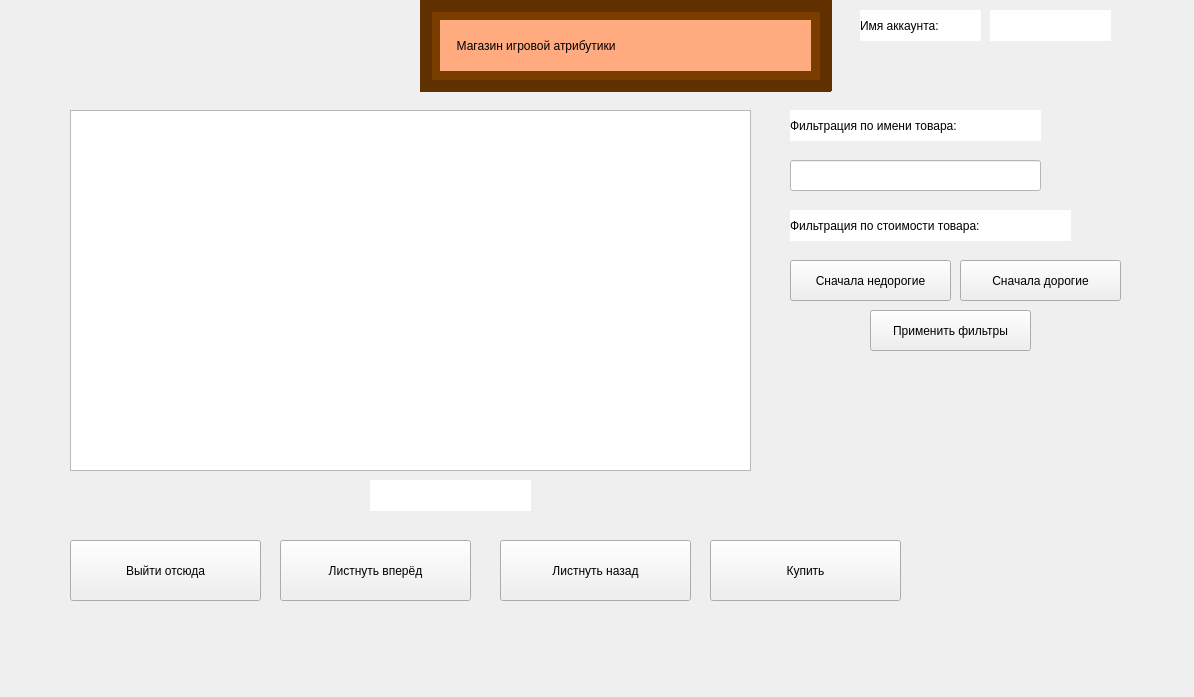
<?xml version="1.0" encoding="UTF-8"?>
<ui version="4.0">
 <class>Form</class>
 <widget class="QWidget" name="Form">
  <property name="geometry">
   <rect>
    <x>0</x>
    <y>0</y>
    <width>1194</width>
    <height>697</height>
   </rect>
  </property>
  <property name="windowTitle">
   <string>Form</string>
  </property>
  <widget class="QListWidget" name="listWidget">
   <property name="geometry">
    <rect>
     <x>70</x>
     <y>110</y>
     <width>681</width>
     <height>361</height>
    </rect>
   </property>
   <property name="styleSheet">
    <string notr="true">font: 20pt &quot;Bahnschrift Condensed&quot;;</string>
   </property>
  </widget>
  <widget class="QPushButton" name="button_exit">
   <property name="geometry">
    <rect>
     <x>70</x>
     <y>540</y>
     <width>191</width>
     <height>61</height>
    </rect>
   </property>
   <property name="styleSheet">
    <string notr="true">font: 16pt &quot;Bahnschrift Condensed&quot;;</string>
   </property>
   <property name="text">
    <string>Выйти отсюда</string>
   </property>
  </widget>
  <widget class="QPushButton" name="button_buy">
   <property name="geometry">
    <rect>
     <x>710</x>
     <y>540</y>
     <width>191</width>
     <height>61</height>
    </rect>
   </property>
   <property name="styleSheet">
    <string notr="true">font: 16pt &quot;Bahnschrift Condensed&quot;;</string>
   </property>
   <property name="text">
    <string>Купить</string>
   </property>
  </widget>
  <widget class="QPushButton" name="button_next">
   <property name="geometry">
    <rect>
     <x>280</x>
     <y>540</y>
     <width>191</width>
     <height>61</height>
    </rect>
   </property>
   <property name="styleSheet">
    <string notr="true">font: 16pt &quot;Bahnschrift Condensed&quot;;</string>
   </property>
   <property name="text">
    <string>Листнуть вперёд</string>
   </property>
  </widget>
  <widget class="QPushButton" name="button_back">
   <property name="geometry">
    <rect>
     <x>500</x>
     <y>540</y>
     <width>191</width>
     <height>61</height>
    </rect>
   </property>
   <property name="styleSheet">
    <string notr="true">font: 16pt &quot;Bahnschrift Condensed&quot;;</string>
   </property>
   <property name="text">
    <string>Листнуть назад</string>
   </property>
  </widget>
  <widget class="QLabel" name="label_2">
   <property name="geometry">
    <rect>
     <x>790</x>
     <y>110</y>
     <width>251</width>
     <height>31</height>
    </rect>
   </property>
   <property name="styleSheet">
    <string notr="true">background-color: rgb(255, 255, 255);
font: 18pt &quot;Bahnschrift Condensed&quot;;</string>
   </property>
   <property name="text">
    <string>Фильтрация по имени товара: </string>
   </property>
  </widget>
  <widget class="QLineEdit" name="lineEdit">
   <property name="geometry">
    <rect>
     <x>790</x>
     <y>160</y>
     <width>251</width>
     <height>31</height>
    </rect>
   </property>
   <property name="styleSheet">
    <string notr="true">background-color: rgb(255, 255, 255);
font: 14pt &quot;Bahnschrift Condensed&quot;;</string>
   </property>
  </widget>
  <widget class="QLabel" name="label_3">
   <property name="geometry">
    <rect>
     <x>790</x>
     <y>210</y>
     <width>281</width>
     <height>31</height>
    </rect>
   </property>
   <property name="styleSheet">
    <string notr="true">background-color: rgb(255, 255, 255);
font: 18pt &quot;Bahnschrift Condensed&quot;;</string>
   </property>
   <property name="text">
    <string>Фильтрация по стоимости товара:</string>
   </property>
  </widget>
  <widget class="QPushButton" name="button_fliter">
   <property name="geometry">
    <rect>
     <x>790</x>
     <y>260</y>
     <width>161</width>
     <height>41</height>
    </rect>
   </property>
   <property name="styleSheet">
    <string notr="true">font: 16pt &quot;Bahnschrift Condensed&quot;;</string>
   </property>
   <property name="text">
    <string>Сначала недорогие</string>
   </property>
  </widget>
  <widget class="QPushButton" name="button_fliter_2">
   <property name="geometry">
    <rect>
     <x>960</x>
     <y>260</y>
     <width>161</width>
     <height>41</height>
    </rect>
   </property>
   <property name="styleSheet">
    <string notr="true">font: 16pt &quot;Bahnschrift Condensed&quot;;</string>
   </property>
   <property name="text">
    <string>Сначала дорогие</string>
   </property>
  </widget>
  <widget class="QPushButton" name="button_flitering">
   <property name="geometry">
    <rect>
     <x>870</x>
     <y>310</y>
     <width>161</width>
     <height>41</height>
    </rect>
   </property>
   <property name="styleSheet">
    <string notr="true">font: 16pt &quot;Bahnschrift Condensed&quot;;</string>
   </property>
   <property name="text">
    <string>Применить фильтры</string>
   </property>
  </widget>
  <widget class="QLabel" name="label_97">
   <property name="geometry">
    <rect>
     <x>440</x>
     <y>10</y>
     <width>381</width>
     <height>12</height>
    </rect>
   </property>
   <property name="styleSheet">
    <string notr="true">background-color: rgb(122, 61, 0);</string>
   </property>
   <property name="text">
    <string/>
   </property>
  </widget>
  <widget class="QLabel" name="label_100">
   <property name="geometry">
    <rect>
     <x>430</x>
     <y>70</y>
     <width>391</width>
     <height>16</height>
    </rect>
   </property>
   <property name="styleSheet">
    <string notr="true">background-color: rgb(122, 61, 0);</string>
   </property>
   <property name="text">
    <string/>
   </property>
  </widget>
  <widget class="QLabel" name="label_83">
   <property name="geometry">
    <rect>
     <x>440</x>
     <y>20</y>
     <width>371</width>
     <height>51</height>
    </rect>
   </property>
   <property name="styleSheet">
    <string notr="true">background-color: rgb(255, 170, 127);
font: 25pt &quot;Bahnschrift Condensed&quot;;</string>
   </property>
   <property name="text">
    <string>     Магазин игровой атрибутики</string>
   </property>
  </widget>
  <widget class="QLabel" name="label_107">
   <property name="geometry">
    <rect>
     <x>420</x>
     <y>80</y>
     <width>411</width>
     <height>12</height>
    </rect>
   </property>
   <property name="styleSheet">
    <string notr="true">background-color: rgb(97, 48, 0);</string>
   </property>
   <property name="text">
    <string/>
   </property>
  </widget>
  <widget class="QLabel" name="label_110">
   <property name="geometry">
    <rect>
     <x>420</x>
     <y>5</y>
     <width>12</width>
     <height>86</height>
    </rect>
   </property>
   <property name="styleSheet">
    <string notr="true">background-color: rgb(97, 48, 0);</string>
   </property>
   <property name="text">
    <string/>
   </property>
  </widget>
  <widget class="QLabel" name="label_112">
   <property name="geometry">
    <rect>
     <x>820</x>
     <y>0</y>
     <width>12</width>
     <height>91</height>
    </rect>
   </property>
   <property name="styleSheet">
    <string notr="true">background-color: rgb(97, 48, 0);</string>
   </property>
   <property name="text">
    <string/>
   </property>
  </widget>
  <widget class="QLabel" name="label_111">
   <property name="geometry">
    <rect>
     <x>420</x>
     <y>0</y>
     <width>411</width>
     <height>12</height>
    </rect>
   </property>
   <property name="styleSheet">
    <string notr="true">background-color: rgb(97, 48, 0);</string>
   </property>
   <property name="text">
    <string/>
   </property>
  </widget>
  <widget class="QLabel" name="label_104">
   <property name="geometry">
    <rect>
     <x>810</x>
     <y>3</y>
     <width>12</width>
     <height>81</height>
    </rect>
   </property>
   <property name="styleSheet">
    <string notr="true">background-color: rgb(122, 61, 0);</string>
   </property>
   <property name="text">
    <string/>
   </property>
  </widget>
  <widget class="QLabel" name="label_98">
   <property name="geometry">
    <rect>
     <x>430</x>
     <y>10</y>
     <width>12</width>
     <height>71</height>
    </rect>
   </property>
   <property name="styleSheet">
    <string notr="true">background-color: rgb(122, 61, 0);</string>
   </property>
   <property name="text">
    <string/>
   </property>
  </widget>
  <widget class="QLabel" name="label_name_page">
   <property name="geometry">
    <rect>
     <x>370</x>
     <y>480</y>
     <width>161</width>
     <height>31</height>
    </rect>
   </property>
   <property name="styleSheet">
    <string notr="true">background-color: rgb(255, 255, 255);
font: 18pt &quot;Bahnschrift Condensed&quot;;</string>
   </property>
   <property name="text">
    <string/>
   </property>
  </widget>
  <widget class="QLabel" name="label_name">
   <property name="geometry">
    <rect>
     <x>860</x>
     <y>10</y>
     <width>121</width>
     <height>31</height>
    </rect>
   </property>
   <property name="styleSheet">
    <string notr="true">background-color: rgb(255, 255, 255);
font: 18pt &quot;Bahnschrift Condensed&quot;;</string>
   </property>
   <property name="text">
    <string>Имя аккаунта:</string>
   </property>
  </widget>
  <widget class="QLabel" name="label_name_2">
   <property name="geometry">
    <rect>
     <x>990</x>
     <y>10</y>
     <width>121</width>
     <height>31</height>
    </rect>
   </property>
   <property name="styleSheet">
    <string notr="true">background-color: rgb(255, 255, 255);
font: 18pt &quot;Bahnschrift Condensed&quot;;</string>
   </property>
   <property name="text">
    <string/>
   </property>
  </widget>
  <zorder>label_98</zorder>
  <zorder>label_104</zorder>
  <zorder>listWidget</zorder>
  <zorder>button_exit</zorder>
  <zorder>button_buy</zorder>
  <zorder>button_next</zorder>
  <zorder>button_back</zorder>
  <zorder>label_2</zorder>
  <zorder>lineEdit</zorder>
  <zorder>label_3</zorder>
  <zorder>button_fliter</zorder>
  <zorder>button_fliter_2</zorder>
  <zorder>button_flitering</zorder>
  <zorder>label_97</zorder>
  <zorder>label_100</zorder>
  <zorder>label_83</zorder>
  <zorder>label_107</zorder>
  <zorder>label_110</zorder>
  <zorder>label_112</zorder>
  <zorder>label_111</zorder>
  <zorder>label_name_page</zorder>
  <zorder>label_name</zorder>
  <zorder>label_name_2</zorder>
 </widget>
 <resources/>
 <connections/>
</ui>
